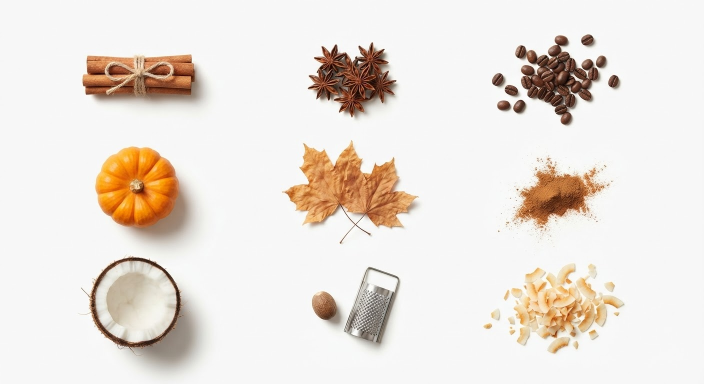
#> input picture motion/kafneo/sources/coquito/props_top.jpg, 1408 x 768 px, found by its file name (shown at 1/2 size)
$ python cut_overhead_props.py ../kafneo/sources/coquito/props_top.jpg
#> lines starting #> are read from the running program, lines starting #| are printed output that depends on the picture; after the words box and inside, x2 and y2 are one past the last pixel; in counts of white or black regions, pixels touching at a corner belong together
import numpy as np, sys
from PIL import Image
from scipy import ndimage as nd
R = sys.argv[1]; O = R + '/hi/'
p = np.asarray(Image.open(R + '/src/props_top.jpg').convert('RGB')).astype(np.float32)
paper = np.median(p[5:40, 5:400].reshape(-1, 3), 0); print('paper', paper)
#> after `paper = np.median(p[5:40, 5:400].reshape(-1, 3), 0)`: paper = [247, 247, 247]
#| paper [247. 247. 247.]
cells = {'cinnamon_b': (130, 70, 420, 220), 'coconut_t': (130, 495, 400, 740), 'nutmeg_p': (600, 520, 820, 700), 'flakes_p': (950, 510, 1270, 710), 'anise_p': (590, 70, 820, 250)}
for k, (x0, y0, x1, y1) in cells.items():
    c = p[y0:y1, x0:x1]; lum = c.mean(2); sat = c.max(2) - c.min(2)
    obj = ((sat > 22) & ((lum < 205) | (sat > 45))) | (lum < 125) if k != 'flakes_p' else (sat > 22) | (lum < 125)
    if k == 'nutmeg_p': obj |= (np.abs(c - paper).max(2) > 38)
    obj = nd.binary_closing(obj, iterations=2); obj = nd.binary_fill_holes(obj)
    lab, n = nd.label(obj); sz = nd.sum(obj, lab, range(1, n + 1)); obj = np.isin(lab, [i + 1 for i in range(n) if sz[i] > 25])
    obj = nd.binary_erosion(obj, iterations=2); a_obj = nd.gaussian_filter(obj.astype(np.float32), 0.8)
    hh, ww = obj.shape; yy, xx = np.mgrid[0:hh, 0:ww]; edge = np.clip(np.minimum.reduce([xx, ww - 1 - xx, yy, hh - 1 - yy]) / 25, 0, 1)
    shade = np.clip((paper.mean() - lum - 4) / 90, 0, 0.55) * edge   # the soft shadow becomes a real dark, see-through shadow
    al = np.maximum(a_obj, shade * (1 - a_obj))
    core = nd.binary_erosion(obj, iterations=1); _, (iy, ix) = nd.distance_transform_edt(~core, return_indices=True)
    objc = c[iy, ix]; f = (a_obj / np.maximum(al, 1e-3))[..., None]
    rgb = objc * f + np.array([25, 15, 8]) * (1 - f)
    ys, xs = np.where(al > 0.04); out = np.dstack([np.clip(rgb, 0, 255), al * 255])[ys.min():ys.max() + 1, xs.min():xs.max() + 1]
    Image.fromarray(out.astype(np.uint8)).save(O + k + '.png')
#> this loop made 5 passes
#> (n, sz) on passes 1, 3, 4, 5: (1, [19557]), (2, [11714, 3076]), (7, [22872, 296, 266, 98, 337, 202, 169]), (1, [15926])
#> n on pass 2: 19
#> pass 1, `lum = c.mean(2)`:
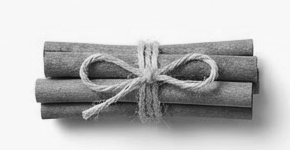
#> lum: shape (150, 290) float32; min 12, max 254.3, mean 186.5
#> pass 1, `sat = c.max(2) - c.min(2)`:
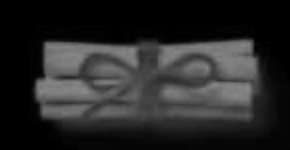
#> sat: shape (150, 290) float32; min 0, max 138, mean 39.6
#> pass 1, `obj = ((sat > 22) & ((lum < 205) | (sat > 45))) | (lum < 125) if k != ..`:
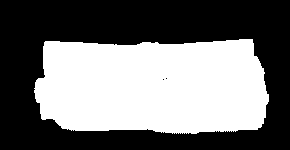
#> obj: shape (150, 290) bool; 44.9% white; 1 white region, box (x1, y1, x2, y2) and area: (34, 39, 269, 134) 19540
#> after the loop:
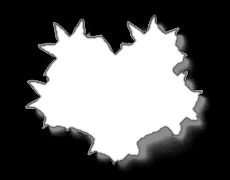
#> al: shape (180, 230) float64; min 0, max 1, mean 0.383
#> after the loop: lab: shape (180, 230) int32; values 0 (black) and 1 (white), 38.5% white; 1 white region, box (x1, y1, x2, y2) and area: (25, 15, 203, 165) 15926
#> after the loop:
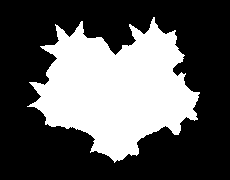
#> obj: shape (180, 230) bool; 35.3% white; 1 white region, box (x1, y1, x2, y2) and area: (27, 17, 200, 163) 14595
#> after the loop:
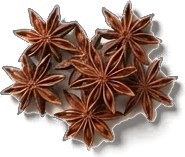
#> out: shape (157, 185, 4) float64; mean R, G, B, A 69.4, 41.8, 29.3, 139.1; transparent parts drawn white
#> after the loop:
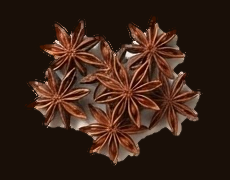
#> rgb: shape (180, 230, 3) float64; mean R, G, B 56.1, 33.8, 22.9
